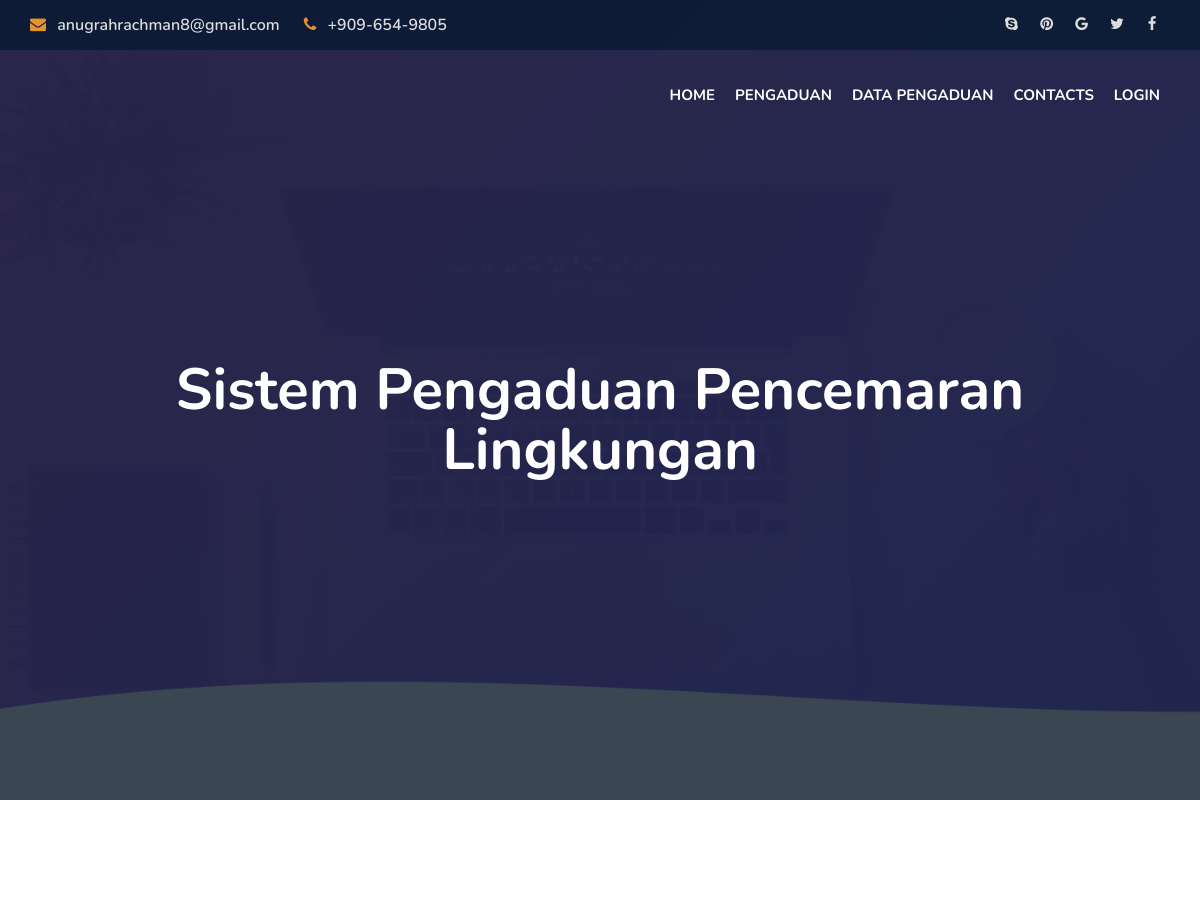
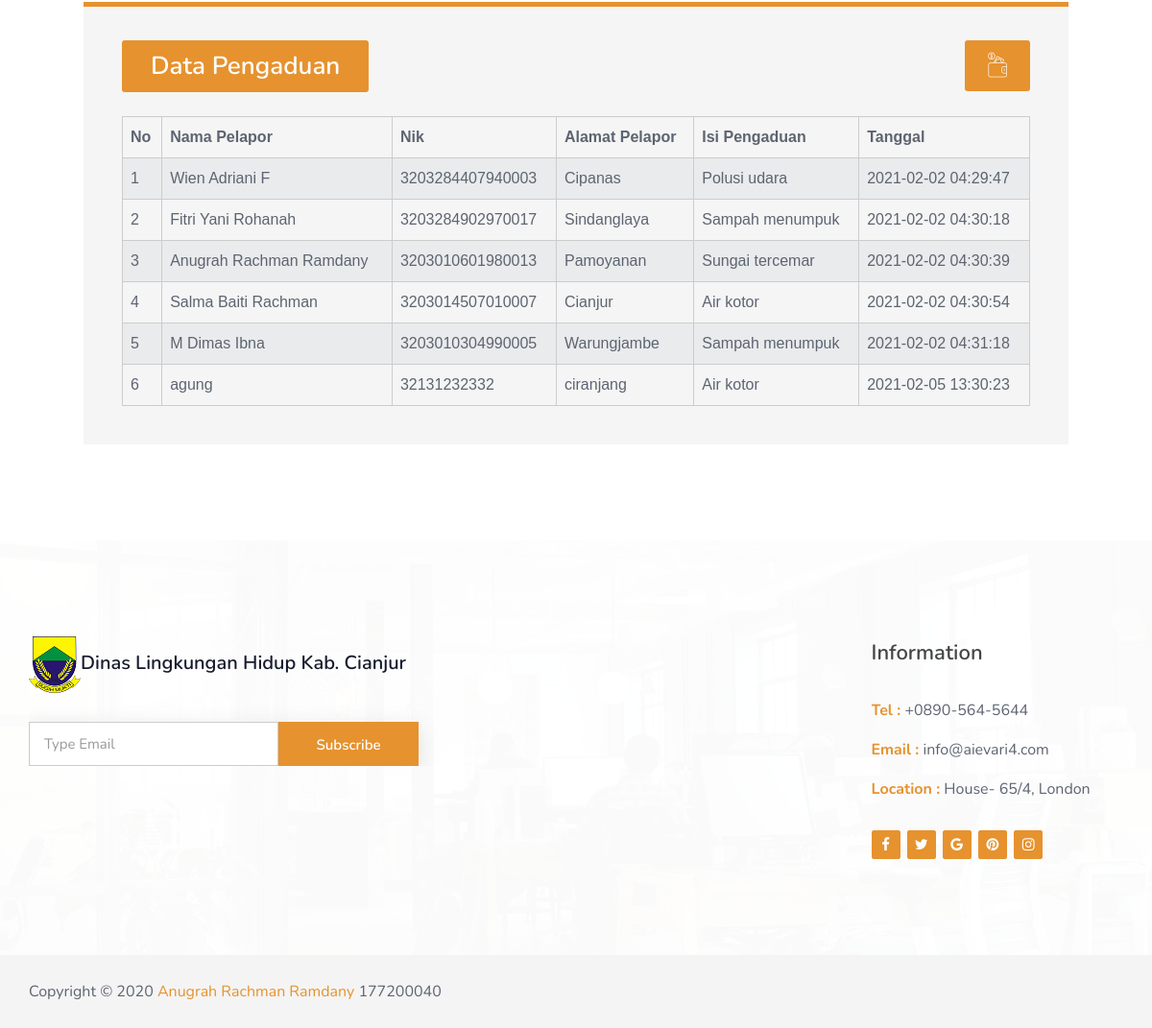
Screenshot of /index.php/tampil with the database file from the repository (2 pictures, top to bottom).
### tables this page shows
CREATE TABLE `pengaduan` (
  `id_pengaduan` int(11) NOT NULL,
  `nama_pengadu` varchar(50) NOT NULL,
  `nomor_identitas` varchar(20) NOT NULL,
  `alamat_pengadu` varchar(50) NOT NULL,
  `no_hp` varchar(13) NOT NULL,
  `isi_pengaduan` varchar(500) DEFAULT NULL,
  `tanggal` timestamp NOT NULL DEFAULT current_timestamp() ON UPDATE current_timestamp()
);

### application/controllers/tampil.php (called while the page is built, shortened)
<?php
class Tampil extends CI_Controller
{
	function __construct()
	{
		$this->load->model('m_tampil');
	}
	function index(){
		$data['pengaduan'] = $this->m_tampil->tampil_data()->result();
		$this->load->view('v-tampil',$data);
	}
}
 ?>

### index.php (called while the page is built, shortened)
<?php
require_once BASEPATH.'core/CodeIgniter.php';

### application/models/m_tampil.php (called while the page is built, shortened)
<?php
class M_Tampil extends CI_Model
{
	function tampil_data(){
		return $this->db->get('pengaduan');
	}
}
 ?>

### application/views/table/t_tampil.php (the view)
<div class="deposite-content">
    <div class="diposite-box">
        <h4>Data Pengaduan</h4>
        <span><i class="flaticon-042-wallet"></i></span>
        <div class="deposite-table">
            <table>
                <tr>
                    <th>No</th>
                    <th>Nama Pelapor</th>
                    <th>Nik</th>
                    <th>Alamat Pelapor</th>
                    <th>Isi Pengaduan</th>
                    <th>Tanggal</th>
                </tr>
                <?php
                    $no = 1;
                    foreach($pengaduan as $p){
                ?>
                <tr>
                    <td><?php echo $no++ ?></td>
                    <td><?php echo $p->nama_pengadu ?></td>
                    <td><?php echo $p->nomor_identitas ?></td>
                    <td><?php echo $p->alamat_pengadu ?></td>
                    <td><?php echo $p->isi_pengaduan ?></td>
                    <td><?php echo $p->tanggal ?></td>
                </tr>
                <?php } ?>
            </table>
        </div>
    </div>
</div>

### application/views/parts/header.php (shortened to what this page needs)
<!doctype html>
<html class="no-js" lang="en">
<head>
		<link rel="stylesheet" href="<?php echo base_url() ?>assets/css/bootstrap.min.css">
		<link rel="stylesheet" href="<?php echo base_url() ?>assets/css/owl.carousel.css">
		<link rel="stylesheet" href="<?php echo base_url() ?>assets/css/owl.transitions.css">
        <link rel="stylesheet" href="<?php echo base_url() ?>assets/css/animate.css">
        <link rel="stylesheet" href="<?php echo base_url() ?>assets/css/meanmenu.min.css">
		<link rel="stylesheet" href="<?php echo base_url() ?>assets/css/font-awesome.min.css">
		<link rel="stylesheet" href="<?php echo base_url() ?>assets/css/themify-icons.css">
		<link rel="stylesheet" href="<?php echo base_url() ?>assets/css/flaticon.css">
        <link rel="stylesheet" href="<?php echo base_url() ?>assets/css/magnific.min.css">
		<link rel="stylesheet" href="<?php echo base_url() ?>assets/style.css">
		<link rel="stylesheet" href="<?php echo base_url() ?>assets/css/responsive.css">
	</head>
		<body>

### application/views/parts/nav.php (shortened to what this page needs)
      <header class="header-one">
          <div class="topbar-area fix hidden-xs">
              <div class="container">
                  <div class="row">
                     <div class="col-md-6 col-sm-6">
                         <div class="topbar-left">
                              <ul>
                                  <li><a href="#"><i class="fa fa-envelope"></i> anugrahrachman8@gmail.com</a></li>
                                  <li><a href="#"><i class="fa fa-phone"></i> +909-654-9805</a></li>
                              </ul>
					</div>
                      </div>
                      <div class=" col-md-6 col-sm-6">
                          <div class="topbar-right">
                              <div class="top-social">
                                  <ul>
                                      <li><a href="#"><i class="fa fa-skype"></i></a></li>
                                      <li><a href="#"><i class="fa fa-pinterest"></i></a></li>
                                      <li><a href="#"><i class="fa fa-google"></i></a></li>
                                      <li><a href="#"><i class="fa fa-twitter"></i></a></li>
                                      <li><a href="#"><i class="fa fa-facebook"></i></a></li>
                                  </ul>
                              </div>
                          </div>
                      </div>
                  </div>
              </div>
          </div>
          <div id="sticker" class="header-area hidden-xs">
              <div class="container">
                  <div class="row">
                      <div class="col-md-12 col-sm-12">
                          <div class="row">
                              <div class="col-md-3 col-sm-3">
                              </div>
                              <div class="col-md-9 col-sm-9">
                                  <nav class="navbar navbar-default">
                                      <div class="collapse navbar-collapse" id="navbar-example">
                                          <div class="main-menu">
                                              <ul class="nav navbar-nav navbar-right">
											<li><?php echo anchor('','Home'); ?></li>
											<li><?php echo anchor('pengaduan','Pengaduan'); ?></li>
											<li><?php echo anchor('tampil','Data Pengaduan'); ?></li>
											<li><?php echo anchor('kontak','Contacts'); ?></li>
											<li><?php echo anchor('login','Login'); ?></li>
                                              </ul>
                                          </div>
                                      </div>
                                  </nav>
                              </div>
                          </div>
                      </div>
                  </div>
              </div>
          </div>
      </header>
<div class="slide-area fix" data-stellar-background-ratio="0.6">
          <div class="display-table">
              <div class="display-table-cell">
			<div class="container">
				<div class="row">
                          <div class="col-md-12 col-sm-12 col-xs-12">
                              <div class="slide-content text-center">
                                  <h2 class="title2">Sistem Pengaduan Pencemaran Lingkungan</h2>
                              </div>
				    </div>
				</div>
			</div>
		</div>
          </div>
</div>

### application/views/v-tampil.php
<?php
$this->load->view('parts/header');
$this->load->view('parts/nav');
?>
	<div class="counter-area fix area-padding-2">
        <div class="container">
			<?php
			$this->load->view("table/t_tampil");
			?>
        </div>
    </div>
<?php
$this->load->view('parts/footer');
?>

### application/views/parts/footer.php (shortened to what this page needs)
<footer class="footer1">
            <div class="footer-area">
                <div class="container">
                    <div class="row">
                        <div class="col-md-5 col-sm-5 col-xs-12">
                            <div class="footer-content logo-footer">
                                <div class="footer-head">
                                    <div class="footer-logo">
                                    	<h5><img src="<?php echo base_url() ?>assets/img/logo/cianjur.png" alt="">Dinas Lingkungan Hidup Kab. Cianjur</h5>
                                    </div>
                                    <div class="subs-feilds">
                                        <div class="suscribe-input">
                                            <input type="email" class="email form-control width-80" id="sus_email" placeholder="Type Email">
                                            <button type="submit" id="sus_submit" class="add-btn">Subscribe</button>
                                        </div>
                                    </div>
                                </div>
                            </div>
                        </div>
                        <div class="col-md-4 col-sm-3 col-xs-12">
                        </div>
                        <div class="col-md-3 col-sm-4 col-xs-12">
                            <div class="footer-content last-content">
                                <div class="footer-head">
                                    <h4>Information</h4>
                                    <div class="footer-contacts">
										<p><span>Tel :</span> +0890-564-5644</p>
										<p><span>Email :</span> info@aievari4.com</p>
										<p><span>Location :</span> House- 65/4, London</p>
									</div>
                                    <div class="footer-icons">
                                        <ul>
                                            <li>
                                                <a href="#">
                                                    <i class="fa fa-facebook"></i>
                                                </a>
                                            </li>
                                            <li>
                                                <a href="#">
                                                    <i class="fa fa-twitter"></i>
                                                </a>
                                            </li>
                                            <li>
                                                <a href="#">
                                                    <i class="fa fa-google"></i>
                                                </a>
                                            </li>
                                            <li>
                                                <a href="#">
                                                    <i class="fa fa-pinterest"></i>
                                                </a>
                                            </li>
                                            <li>
                                                <a href="#">
                                                    <i class="fa fa-instagram"></i>
                                                </a>
                                            </li>
                                        </ul>
                                    </div>
                                </div>
                            </div>
                        </div>
                    </div>
                </div>
            </div>
            <div class="footer-area-bottom">
                <div class="container">
                    <div class="row">
                        <div class="col-md-6 col-sm-6 col-xs-12">
                            <div class="copyright">
                                <p>
                                    Copyright © 2020
                                    <a href="#">Anugrah Rachman Ramdany</a> 177200040
                                </p>
                            </div>
                        </div>
                    </div>
                </div>
            </div>
        </footer>
	</body>
</html>

### assets/css/responsive.css (style rules this page uses)
@media (min-width: 992px) and (max-width: 1269px) { .main-menu ul.navbar-nav li a { font-size: 15px; padding: 35px 10px; } }
@media (min-width: 992px) and (max-width: 1269px) { .slide-area .title2 { font-size: 58px; line-height: 60px; } }
@media (min-width: 992px) and (max-width: 1269px) { .diposite-box { width: 90%; } }

### rows the page displays
pengaduan: nama_pengadu "Wien Adriani F", nomor_identitas "3203284407940003", alamat_pengadu "Cipanas", isi_pengaduan "Polusi udara", tanggal "2021-02-02 04:29:47"
pengaduan: nama_pengadu "Fitri Yani Rohanah", nomor_identitas "3203284902970017", alamat_pengadu "Sindanglaya", isi_pengaduan "Sampah menumpuk", tanggal "2021-02-02 04:30:18"
pengaduan: nama_pengadu "Anugrah Rachman Ramdany", nomor_identitas "3203010601980013", alamat_pengadu "Pamoyanan", isi_pengaduan "Sungai tercemar", tanggal "2021-02-02 04:30:39"
pengaduan: nama_pengadu "Salma Baiti Rachman", nomor_identitas "3203014507010007", alamat_pengadu "Cianjur", isi_pengaduan "Air kotor", tanggal "2021-02-02 04:30:54"
pengaduan: nama_pengadu "M Dimas Ibna", nomor_identitas "3203010304990005", alamat_pengadu "Warungjambe", isi_pengaduan "Sampah menumpuk", tanggal "2021-02-02 04:31:18"
pengaduan: nama_pengadu "agung", nomor_identitas "32131232332", alamat_pengadu "ciranjang", isi_pengaduan "Air kotor", tanggal "2021-02-05 13:30:23"

### other values shown
anchor('','Home') "HOME"
anchor('pengaduan','Pengaduan') "PENGADUAN"
anchor('tampil','Data Pengaduan') "DATA PENGADUAN"
anchor('kontak','Contacts') "CONTACTS"
anchor('login','Login') "LOGIN"
